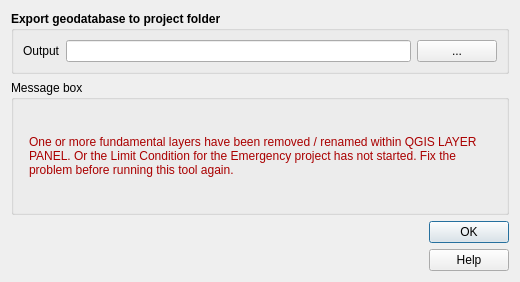
<?xml version="1.0" encoding="UTF-8"?>
<ui version="4.0">
 <class>esporta_shp</class>
 <widget class="QDialog" name="esporta_shp">
  <property name="geometry">
   <rect>
    <x>0</x>
    <y>0</y>
    <width>520</width>
    <height>282</height>
   </rect>
  </property>
  <property name="sizePolicy">
   <sizepolicy hsizetype="Fixed" vsizetype="Fixed">
    <horstretch>0</horstretch>
    <verstretch>0</verstretch>
   </sizepolicy>
  </property>
  <property name="minimumSize">
   <size>
    <width>520</width>
    <height>245</height>
   </size>
  </property>
  <property name="maximumSize">
   <size>
    <width>1500</width>
    <height>1500</height>
   </size>
  </property>
  <property name="windowTitle">
   <string>Export as shapefile</string>
  </property>
  <property name="locale">
   <locale language="English" country="UnitedStates"/>
  </property>
  <property name="modal">
   <bool>true</bool>
  </property>
  <layout class="QVBoxLayout" name="verticalLayout_2">
   <item>
    <widget class="QGroupBox" name="groupBox_2">
     <property name="sizePolicy">
      <sizepolicy hsizetype="Expanding" vsizetype="Expanding">
       <horstretch>0</horstretch>
       <verstretch>0</verstretch>
      </sizepolicy>
     </property>
     <property name="font">
      <font>
       <weight>75</weight>
       <bold>true</bold>
      </font>
     </property>
     <property name="title">
      <string>Export geodatabase to project folder</string>
     </property>
     <layout class="QGridLayout" name="gridLayout_3">
      <item row="0" column="2">
       <widget class="QPushButton" name="pushButton_out">
        <property name="font">
         <font>
          <weight>50</weight>
          <bold>false</bold>
         </font>
        </property>
        <property name="cursor">
         <cursorShape>PointingHandCursor</cursorShape>
        </property>
        <property name="text">
         <string>...</string>
        </property>
       </widget>
      </item>
      <item row="0" column="1">
       <widget class="QLineEdit" name="dir_output">
        <property name="enabled">
         <bool>true</bool>
        </property>
        <property name="toolTip">
         <string/>
        </property>
       </widget>
      </item>
      <item row="0" column="0">
       <widget class="QLabel" name="label_2">
        <property name="font">
         <font>
          <weight>50</weight>
          <bold>false</bold>
         </font>
        </property>
        <property name="text">
         <string>Output</string>
        </property>
       </widget>
      </item>
     </layout>
    </widget>
   </item>
   <item>
    <widget class="QGroupBox" name="groupBox">
     <property name="sizePolicy">
      <sizepolicy hsizetype="Expanding" vsizetype="Fixed">
       <horstretch>0</horstretch>
       <verstretch>0</verstretch>
      </sizepolicy>
     </property>
     <property name="minimumSize">
      <size>
       <width>0</width>
       <height>0</height>
      </size>
     </property>
     <property name="title">
      <string>Message box</string>
     </property>
     <layout class="QFormLayout" name="formLayout">
      <item row="0" column="1">
       <widget class="QLabel" name="alert_text">
        <property name="sizePolicy">
         <sizepolicy hsizetype="Expanding" vsizetype="Expanding">
          <horstretch>0</horstretch>
          <verstretch>0</verstretch>
         </sizepolicy>
        </property>
        <property name="text">
         <string>&lt;html&gt;&lt;head/&gt;&lt;body&gt;&lt;p&gt;&lt;span style=&quot; color:#aa0000;&quot;&gt;One or more fundamental layers have been removed / renamed within QGIS LAYER PANEL. Or the Limit Condition for the Emergency project has not started. Fix the problem before running this tool again.&lt;/span&gt;&lt;/p&gt;&lt;/body&gt;&lt;/html&gt;</string>
        </property>
        <property name="textFormat">
         <enum>Qt::RichText</enum>
        </property>
        <property name="alignment">
         <set>Qt::AlignLeading|Qt::AlignLeft|Qt::AlignVCenter</set>
        </property>
        <property name="wordWrap">
         <bool>true</bool>
        </property>
       </widget>
      </item>
     </layout>
    </widget>
   </item>
   <item>
    <layout class="QHBoxLayout" name="horizontalLayout">
     <item>
      <widget class="QLabel" name="cnr">
       <property name="sizePolicy">
        <sizepolicy hsizetype="Preferred" vsizetype="Fixed">
         <horstretch>0</horstretch>
         <verstretch>0</verstretch>
        </sizepolicy>
       </property>
       <property name="maximumSize">
        <size>
         <width>84</width>
         <height>61</height>
        </size>
       </property>
       <property name="text">
        <string/>
       </property>
       <property name="pixmap">
        <pixmap>img/logo-cnr.png</pixmap>
       </property>
       <property name="scaledContents">
        <bool>true</bool>
       </property>
      </widget>
     </item>
     <item>
      <widget class="QLabel" name="igag">
       <property name="sizePolicy">
        <sizepolicy hsizetype="Preferred" vsizetype="Fixed">
         <horstretch>0</horstretch>
         <verstretch>0</verstretch>
        </sizepolicy>
       </property>
       <property name="maximumSize">
        <size>
         <width>90</width>
         <height>62</height>
        </size>
       </property>
       <property name="text">
        <string/>
       </property>
       <property name="pixmap">
        <pixmap>img/logo-igag.png</pixmap>
       </property>
       <property name="scaledContents">
        <bool>true</bool>
       </property>
      </widget>
     </item>
     <item>
      <spacer name="horizontalSpacer">
       <property name="orientation">
        <enum>Qt::Horizontal</enum>
       </property>
       <property name="sizeHint" stdset="0">
        <size>
         <width>40</width>
         <height>20</height>
        </size>
       </property>
      </spacer>
     </item>
     <item>
      <layout class="QVBoxLayout" name="verticalLayout">
       <item>
        <widget class="QDialogButtonBox" name="button_box">
         <property name="cursor">
          <cursorShape>PointingHandCursor</cursorShape>
         </property>
         <property name="orientation">
          <enum>Qt::Vertical</enum>
         </property>
         <property name="standardButtons">
          <set>QDialogButtonBox::Ok</set>
         </property>
         <property name="centerButtons">
          <bool>true</bool>
         </property>
        </widget>
       </item>
       <item>
        <widget class="QPushButton" name="help_button">
         <property name="cursor">
          <cursorShape>PointingHandCursor</cursorShape>
         </property>
         <property name="text">
          <string>Help</string>
         </property>
        </widget>
       </item>
      </layout>
     </item>
    </layout>
   </item>
  </layout>
 </widget>
 <resources/>
 <connections>
  <connection>
   <sender>button_box</sender>
   <signal>accepted()</signal>
   <receiver>esporta_shp</receiver>
   <slot>accept()</slot>
   <hints>
    <hint type="sourcelabel">
     <x>248</x>
     <y>254</y>
    </hint>
    <hint type="destinationlabel">
     <x>157</x>
     <y>274</y>
    </hint>
   </hints>
  </connection>
  <connection>
   <sender>button_box</sender>
   <signal>rejected()</signal>
   <receiver>esporta_shp</receiver>
   <slot>reject()</slot>
   <hints>
    <hint type="sourcelabel">
     <x>316</x>
     <y>260</y>
    </hint>
    <hint type="destinationlabel">
     <x>286</x>
     <y>274</y>
    </hint>
   </hints>
  </connection>
 </connections>
</ui>
